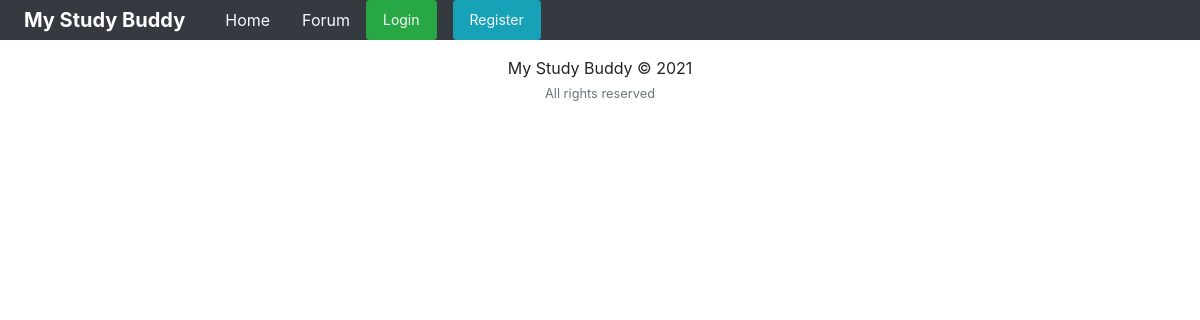
/, run on an earlier commit of the app's database.
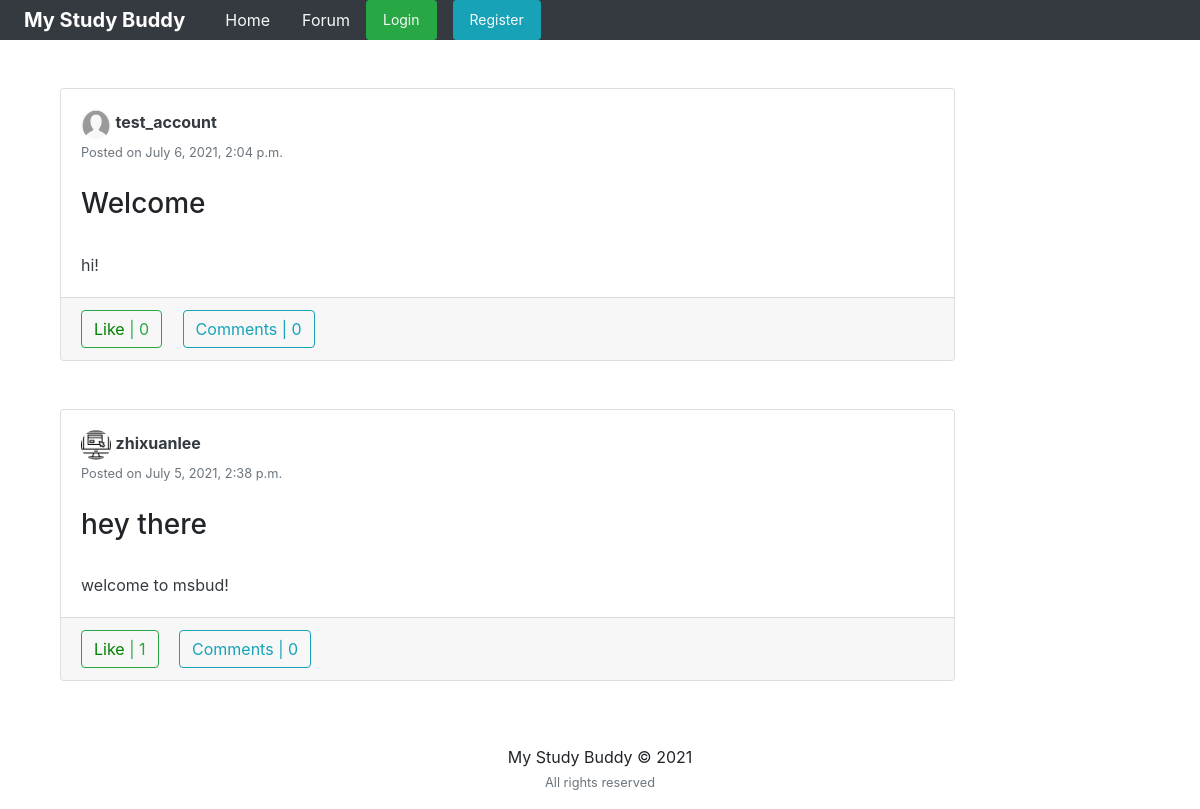
And on a later commit of the database.
### feed/models.py (models this page shows, shortened)
class Post(models.Model):
	title = models.CharField(max_length=150, blank=True)
	body = models.TextField(blank=True)
	picture = models.ImageField(upload_to='path/to/img', default=None)
	date_posted = models.DateTimeField(default=timezone.now)
	user_name = models.ForeignKey(User, related_name='updated_by', on_delete=models.CASCADE)
	tags = models.CharField(max_length=100, blank=True)

### users/models.py (models this page shows, shortened)
class Profile(models.Model):
	user = models.OneToOneField(User, on_delete=models.CASCADE)
	image = models.ImageField(default='default.png', upload_to='profile_pics')
	slug = AutoSlugField(populate_from='user')
	bio = models.CharField(max_length=255, blank=True)
	friends = models.ManyToManyField("Profile", blank=True)
	def get_absolute_url(self):
		return "/users/{}".format(self.slug)

### feed/views.py (the view)
# urls.py: path('', PostListView.as_view(), name='home'),
class PostListView(ListView):
	model = Post
	template_name = 'feed/home.html'
	context_object_name = 'posts'
	ordering = ['-date_posted']
	paginate_by = 10
	def get_context_data(self, **kwargs):
		context = super(PostListView, self).get_context_data(**kwargs)
		if self.request.user.is_authenticated:
			liked = [i for i in Post.objects.all() if Like.objects.filter(user = self.request.user, post=i)]
			context['liked_post'] = liked
		return context

### feed/templates/feed/home.html (shortened to what this page needs)
{% extends "feed/layout.html" %} {% load static %}
 {% block content %}
<div class="container">
  <div class="row">
    <div class="col-md-10">
      {% for post in posts %}
      <div class="card card-signin my-5">
        <div class="card-body">
          <a href="{{ post.user_name.profile.get_absolute_url }}"
          ><img
          src="{{ post.user_name.profile.image.url }}"
          class="rounded-circle"
          width="30"
          height="30"
          alt=""
          /></a>
          <a
          class="text-dark"
          href="{{ post.user_name.profile.get_absolute_url }}"
          ><b>{{ post.user_name }}</b></a
          >
          <br /><small class="text-muted"
          >Posted on {{ post.date_posted }}</small
          >
          <br /><br />
          <h3>{{ post.title }}</h3>
          <br />
          <p class="card-text text-dark">{{ post.body }}</p>
        </div>
      <div class="card-footer">
        <button class="btn btn-outline-success mr-3 like" id="{{ post.id }}">
          {% if post in liked_post %}
          <a
          href="{% url 'post-like' %}"
          style="color: red"
          id="likebtn{{ post.id }}"
          >
          Unlike</a
          >
          | {{post.likes.count}} {% else %}
          <a
          href="{% url 'post-like' %}"
          style="color: green"
          id="likebtn{{ post.id }}"
          >
          Like</a
          >
          | {{post.likes.count}} {% endif %}
        </button>
        <a class="btn btn-outline-info" href="{% url 'post-detail' post.id %}"
        >Comments | {{ post.details.count }}</a
        >
      </div>
    </div>
    {% endfor %}
  </div>
</div>
</div>
{% endblock content %}

### feed/templates/feed/layout.html (shortened to what this page needs)
{% load static %}
<!DOCTYPE html>
<html>
<head>
  <link rel="stylesheet" href="https://cdn.jsdelivr.net/npm/bootstrap@4.6.0/dist/css/bootstrap.min.css">
</head>
<body>
  <nav class="nav d-flex flex-row justify-content-between nav-fill navbar-expand-lg navbar-dark bg-dark sticky-top container-fluid" style="">
    <div class="first">
      <a class="navbar-brand mr-4 ml-4" href="#"><b>My Study Buddy</b></a>
      <a class="nav-item nav-link text-light" href="{% url 'home' %}">Home</a>
      <a class="nav-item nav-link text-light" href="{% url 'forum:index' %}">Forum</a>
      {% if user.is_authenticated %}
      <a class="nav-item nav-link text-light" href="{% url 'users_list' %}">Find New Buddies</a>
    </div>
    {% block searchform %}{% endblock searchform %}
    <div class="second">
      <a class="nav-item nav-link text-light" href="{% url 'post-create' %}">Create Post</a>
      <a class="nav-item nav-link text-light" href="{% url 'my_profile' %}">Profile</a>
      <a class="nav-link dropdown-toggle text-light" href="#" id="navbarDropdownMenuLink" data-toggle="dropdown" aria-haspopup="true" aria-expanded="false">
      Messaging</a>
      <div class="dropdown-menu" aria-labelledby="navbarDropdownMenuLink">
        <a class="dropdown-item" href="{% url 'postman:inbox' %}">Inbox{% if unread_count %} <strong>({{ unread_count }})</strong>{% endif %}</a>
        <a class="dropdown-item" href="{% url 'postman:write' %}">Write</a>
        <a class="dropdown-item" href="{% url 'postman:sent' %}">Sent</a>
        <a class="dropdown-item" href="{% url 'postman:archives' %}">Archives</a>
        <a class="dropdown-item" href="{% url 'postman:trash' %}">Trash</a>
      </div>
      <a class="nav-item nav-link text-light" href="{% url 'friend_list' %}"
      >My Buddies</a
      >
      <a
      class="nav-item nav-link btn btn-danger btn-sm text-light "
      href="{% url 'logout' %}"
      >Logout</a
      >
      {% else %}
      <a
      class="nav-item nav-link btn btn-success btn-sm text-light"
      href="{% url 'login' %}"
      >Login</a
      >
      <a
      class="nav-item nav-link btn btn-info btn-sm text-light"
      href="{% url 'register' %} "
      >Register</a
      >
      {% endif %}
    </div>
  </nav>
  <div class="container">{% block content %}{% endblock content %}</div>
  <footer class="page-footer font-small black">
    <div class="footer-copyright text-center py-3">
      My Study Buddy © 2021 <br /><small class="text-muted"
      >All rights reserved</small
      >
    </div>
  </footer>
</body>
</html>

### feed/templates/feed/layout.html (style rules this page uses)
.first { display: inline-flex; flex-direction: row; justify-content: space-between; }

What changed in the data, as far as the page shows it:
added Post: user_name.profile.image (placeholder picture), user_name "test_account", date_posted "July 6, 2021, 2:04 p.m.", title "Welcome", body "hi!", likes.count "0", details.count "0"
added Post: user_name.profile.image (picture), user_name "zhixuanlee", date_posted "July 5, 2021, 2:38 p.m.", title "hey there", body "welcome to msbud!", likes.count "1", details.count "0"
